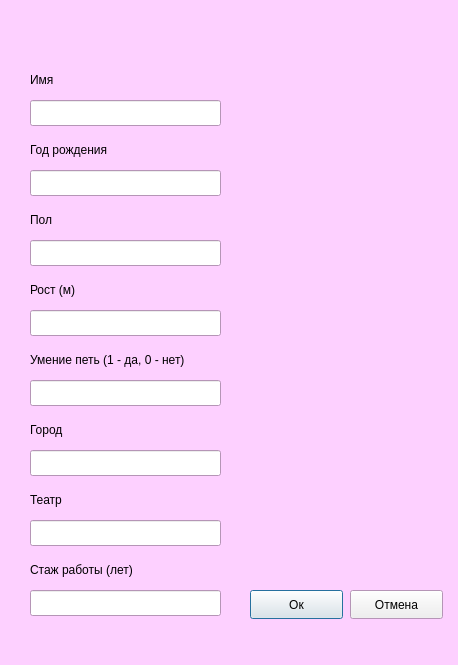
<?xml version="1.0" encoding="UTF-8"?>
<ui version="4.0">
 <class>AddDialog</class>
 <widget class="QDialog" name="AddDialog">
  <property name="geometry">
   <rect>
    <x>0</x>
    <y>0</y>
    <width>458</width>
    <height>665</height>
   </rect>
  </property>
  <property name="palette">
   <palette>
    <active>
     <colorrole role="Window">
      <brush brushstyle="SolidPattern">
       <color alpha="255">
        <red>253</red>
        <green>208</green>
        <blue>255</blue>
       </color>
      </brush>
     </colorrole>
    </active>
    <inactive>
     <colorrole role="Window">
      <brush brushstyle="SolidPattern">
       <color alpha="255">
        <red>253</red>
        <green>208</green>
        <blue>255</blue>
       </color>
      </brush>
     </colorrole>
    </inactive>
    <disabled>
     <colorrole role="Base">
      <brush brushstyle="SolidPattern">
       <color alpha="255">
        <red>253</red>
        <green>208</green>
        <blue>255</blue>
       </color>
      </brush>
     </colorrole>
     <colorrole role="Window">
      <brush brushstyle="SolidPattern">
       <color alpha="255">
        <red>253</red>
        <green>208</green>
        <blue>255</blue>
       </color>
      </brush>
     </colorrole>
    </disabled>
   </palette>
  </property>
  <property name="windowTitle">
   <string>Dialog</string>
  </property>
  <widget class="QPushButton" name="ok_button">
   <property name="geometry">
    <rect>
     <x>250</x>
     <y>590</y>
     <width>93</width>
     <height>29</height>
    </rect>
   </property>
   <property name="text">
    <string>Ок</string>
   </property>
  </widget>
  <widget class="QPushButton" name="cancel_button">
   <property name="geometry">
    <rect>
     <x>350</x>
     <y>590</y>
     <width>93</width>
     <height>29</height>
    </rect>
   </property>
   <property name="text">
    <string>Отмена</string>
   </property>
  </widget>
  <widget class="QLabel" name="experience_label">
   <property name="enabled">
    <bool>true</bool>
   </property>
   <property name="geometry">
    <rect>
     <x>30</x>
     <y>560</y>
     <width>141</width>
     <height>20</height>
    </rect>
   </property>
   <property name="text">
    <string>Стаж работы (лет)</string>
   </property>
  </widget>
  <widget class="QLabel" name="name_label">
   <property name="enabled">
    <bool>true</bool>
   </property>
   <property name="geometry">
    <rect>
     <x>30</x>
     <y>70</y>
     <width>63</width>
     <height>20</height>
    </rect>
   </property>
   <property name="text">
    <string>Имя</string>
   </property>
  </widget>
  <widget class="QLineEdit" name="sing_line">
   <property name="enabled">
    <bool>true</bool>
   </property>
   <property name="geometry">
    <rect>
     <x>30</x>
     <y>380</y>
     <width>191</width>
     <height>26</height>
    </rect>
   </property>
   <property name="readOnly">
    <bool>false</bool>
   </property>
  </widget>
  <widget class="QLabel" name="sing_label">
   <property name="enabled">
    <bool>true</bool>
   </property>
   <property name="geometry">
    <rect>
     <x>30</x>
     <y>350</y>
     <width>211</width>
     <height>20</height>
    </rect>
   </property>
   <property name="text">
    <string>Умение петь (1 - да, 0 - нет)</string>
   </property>
  </widget>
  <widget class="QLabel" name="height_label">
   <property name="enabled">
    <bool>true</bool>
   </property>
   <property name="geometry">
    <rect>
     <x>30</x>
     <y>280</y>
     <width>63</width>
     <height>20</height>
    </rect>
   </property>
   <property name="text">
    <string>Рост (м)</string>
   </property>
  </widget>
  <widget class="QLineEdit" name="experience_line">
   <property name="enabled">
    <bool>true</bool>
   </property>
   <property name="geometry">
    <rect>
     <x>30</x>
     <y>590</y>
     <width>191</width>
     <height>26</height>
    </rect>
   </property>
   <property name="readOnly">
    <bool>false</bool>
   </property>
  </widget>
  <widget class="QLabel" name="year_label">
   <property name="enabled">
    <bool>true</bool>
   </property>
   <property name="geometry">
    <rect>
     <x>30</x>
     <y>140</y>
     <width>131</width>
     <height>20</height>
    </rect>
   </property>
   <property name="text">
    <string>Год рождения</string>
   </property>
  </widget>
  <widget class="QLineEdit" name="theater_line">
   <property name="enabled">
    <bool>true</bool>
   </property>
   <property name="geometry">
    <rect>
     <x>30</x>
     <y>520</y>
     <width>191</width>
     <height>26</height>
    </rect>
   </property>
   <property name="readOnly">
    <bool>false</bool>
   </property>
  </widget>
  <widget class="QLabel" name="gender_label">
   <property name="enabled">
    <bool>true</bool>
   </property>
   <property name="geometry">
    <rect>
     <x>30</x>
     <y>210</y>
     <width>63</width>
     <height>20</height>
    </rect>
   </property>
   <property name="text">
    <string>Пол</string>
   </property>
  </widget>
  <widget class="QLineEdit" name="name_line">
   <property name="enabled">
    <bool>true</bool>
   </property>
   <property name="geometry">
    <rect>
     <x>30</x>
     <y>100</y>
     <width>191</width>
     <height>26</height>
    </rect>
   </property>
   <property name="readOnly">
    <bool>false</bool>
   </property>
  </widget>
  <widget class="QLabel" name="city_label">
   <property name="enabled">
    <bool>true</bool>
   </property>
   <property name="geometry">
    <rect>
     <x>30</x>
     <y>420</y>
     <width>63</width>
     <height>20</height>
    </rect>
   </property>
   <property name="text">
    <string>Город</string>
   </property>
  </widget>
  <widget class="QLineEdit" name="year_line">
   <property name="enabled">
    <bool>true</bool>
   </property>
   <property name="geometry">
    <rect>
     <x>30</x>
     <y>170</y>
     <width>191</width>
     <height>26</height>
    </rect>
   </property>
   <property name="readOnly">
    <bool>false</bool>
   </property>
  </widget>
  <widget class="QLineEdit" name="gender_line">
   <property name="enabled">
    <bool>true</bool>
   </property>
   <property name="geometry">
    <rect>
     <x>30</x>
     <y>240</y>
     <width>191</width>
     <height>26</height>
    </rect>
   </property>
   <property name="readOnly">
    <bool>false</bool>
   </property>
  </widget>
  <widget class="QLineEdit" name="city_line">
   <property name="enabled">
    <bool>true</bool>
   </property>
   <property name="geometry">
    <rect>
     <x>30</x>
     <y>450</y>
     <width>191</width>
     <height>26</height>
    </rect>
   </property>
   <property name="readOnly">
    <bool>false</bool>
   </property>
  </widget>
  <widget class="QLabel" name="theater_label">
   <property name="enabled">
    <bool>true</bool>
   </property>
   <property name="geometry">
    <rect>
     <x>30</x>
     <y>490</y>
     <width>63</width>
     <height>20</height>
    </rect>
   </property>
   <property name="text">
    <string>Театр</string>
   </property>
  </widget>
  <widget class="QLineEdit" name="height_line">
   <property name="enabled">
    <bool>true</bool>
   </property>
   <property name="geometry">
    <rect>
     <x>30</x>
     <y>310</y>
     <width>191</width>
     <height>26</height>
    </rect>
   </property>
   <property name="readOnly">
    <bool>false</bool>
   </property>
  </widget>
  <widget class="QLabel" name="label">
   <property name="geometry">
    <rect>
     <x>30</x>
     <y>30</y>
     <width>151</width>
     <height>20</height>
    </rect>
   </property>
   <property name="text">
    <string/>
   </property>
  </widget>
 </widget>
 <resources/>
 <connections/>
</ui>
